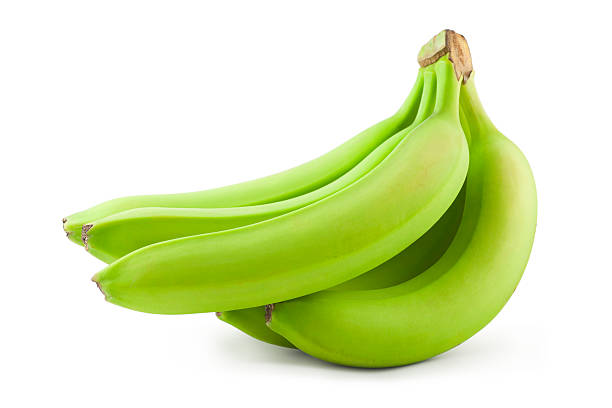
#> input picture raw_banana.jpg, 612 x 408 px, found by its file name
$ jupyter execute original_fruit_detection.ipynb
#> lines starting #> are read from the running program, lines starting #| are printed output that depends on the picture; after the words box and inside, x2 and y2 are one past the last pixel; in counts of white or black regions, pixels touching at a corner belong together
[cell 1]
from __future__ import division
import cv2
import numpy as np

# Create kernels for morphological operations
kernelOpen = np.ones((5, 5), np.uint8)
kernelClose = np.ones((20, 20), np.uint8)

# Set the path to your image here
image_path = 'raw_banana.jpg'

# Load the image
image = cv2.imread(image_path)
#> image is the input picture: shape (408, 612, 3); mean B, G, R 185.1, 233, 220.4
if image is None:
    raise ValueError("Image not found or unable to read.")

# Convert BGR to HSV
hsv = cv2.cvtColor(image, cv2.COLOR_BGR2HSV)
#> hsv: shape (408, 612, 3); mean H, S, V 15.3, 66.1, 233.2

# Define color ranges and create masks
masks = {
    'red1': cv2.inRange(hsv, np.array([0, 50, 50]), np.array([10, 255, 255])),
    'red2': cv2.inRange(hsv, np.array([170, 50, 50]), np.array([180, 255, 255])),
    'green': cv2.inRange(hsv, np.array([40, 40, 40]), np.array([70, 255, 255])),
    'yellow': cv2.inRange(hsv, np.array([20, 50, 50]), np.array([30, 255, 255]))
}
masks['red'] = masks['red1'] + masks['red2']

# Calculate color percentages
total_pixels = hsv.size / 3  # Number of pixels per channel
#> total_pixels = 249696
color_counts = {color: np.sum(mask == 255) for color, mask in masks.items()}
#> color_counts = {'red1': 57, 'red2': 13, 'green': 19164, 'yellow': 751, 'red': 70}
color_percents = {color: count / total_pixels * 100 for color, count in color_counts.items()}
#> color_percents = {'red1': 0.0228, 'red2': 0.00521, 'green': 7.67, 'yellow': 0.301, 'red': 0.028}

# Determine ripeness based on dominant color proportion
ripeness = "Unknown"

# Find the dominant color by finding the maximum percentage
dominant_color = max(color_percents, key=color_percents.get)
#> dominant_color = 'green'

if dominant_color == 'green':
    ripeness = "Low Ripeness"
elif dominant_color == 'yellow':
    ripeness = "Medium Ripeness"
elif dominant_color == 'red':
    ripeness = "High Ripeness"

# Print color percentages and ripeness in the console
print(f"Ripeness: {ripeness}")
print(f"Red: {color_percents['red']:.2f}%")
#| Red: 0.03%
print(f"Green: {color_percents['green']:.2f}%")
#| Green: 7.67%
print(f"Yellow: {color_percents['yellow']:.2f}%")
#| Yellow: 0.30%

# Find the largest contour in the combined mask
total_mask = sum(masks.values())
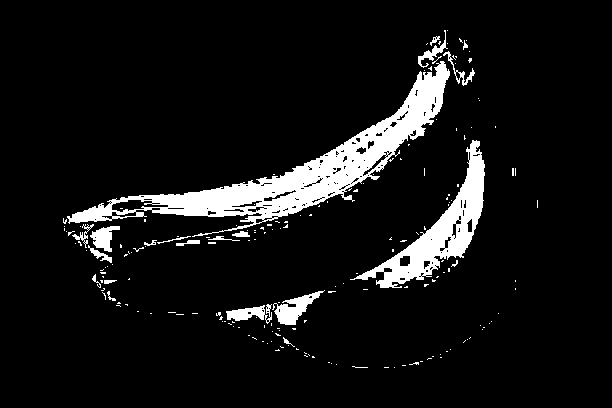
#> total_mask: shape (408, 612); min 0, max 255, mean 20.4
contours, _ = cv2.findContours(total_mask, cv2.RETR_EXTERNAL, cv2.CHAIN_APPROX_SIMPLE)
#> contours = 189 contours, 175 with area under 20; largest, box (x1, y1, x2, y2) and area: (67, 61, 450, 237) 12341, (350, 140, 485, 288) 4912, (272, 290, 325, 325) 642, (226, 304, 272, 324) 386, (90, 226, 120, 252) 354
if contours:
    largest_contour = max(contours, key=cv2.contourArea)
#> largest_contour = contour of 656 points, box (x1, y1, x2, y2) (67, 61, 450, 237), area 12341
    x, y, w, h = cv2.boundingRect(largest_contour)
#> x = 67; y = 61; w = 383; h = 176
    cv2.rectangle(image, (x, y), (x + w, y + h), (0, 255, 0), 2)
    cv2.putText(image, ripeness, (x, y - 10), cv2.FONT_HERSHEY_SIMPLEX, 0.8, (0, 255, 0), 2, cv2.LINE_AA)
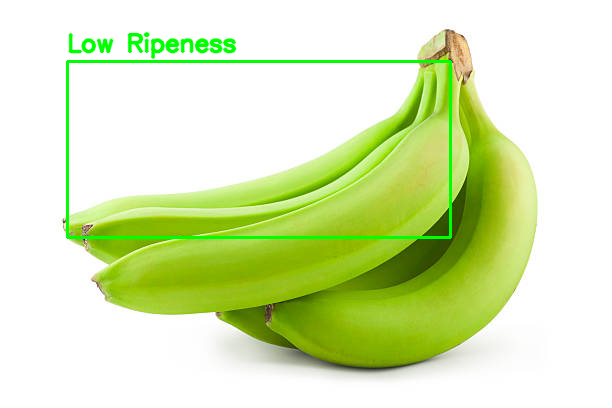
#> image: shape (408, 612, 3); mean B, G, R 181.7, 233.5, 216.3

# Show the result
cv2.imshow('Image with Ripeness', image)

# Wait for the ESC key
while True:
    if cv2.waitKey(5) == 27:  # ESC key
#> (key Esc is pressed here)
        break

# Clean up
cv2.destroyAllWindows()

$ run again, with raw_apple.jpg copied over raw_banana.jpg
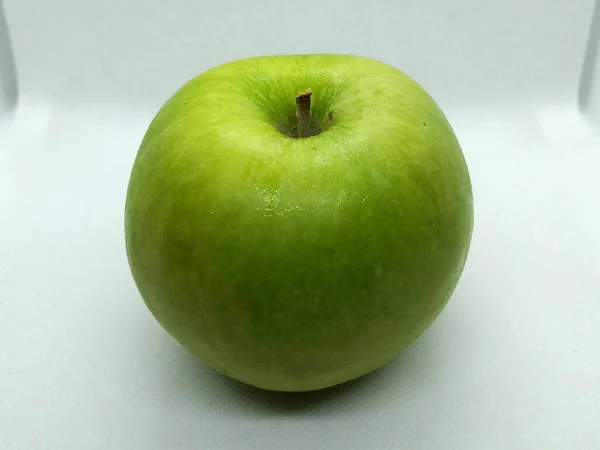
#> input picture raw_apple.jpg, 600 x 450 px, found by its file name
#> image is the input picture: shape (450, 600, 3); mean B, G, R 146, 183.9, 168.6
#> hsv: shape (450, 600, 3); mean H, S, V 60.9, 79.8, 184
#> color_counts = {'red1': 0, 'red2': 0, 'green': 9992, 'yellow': 282, 'red': 0}
#> color_percents = {'red1': 0, 'red2': 0, 'green': 3.7, 'yellow': 0.104, 'red': 0}
#> dominant_color = 'green'
#| Red: 0.00%
#| Green: 3.70%
#| Yellow: 0.10%
#> `total_mask = sum(masks.values())`:
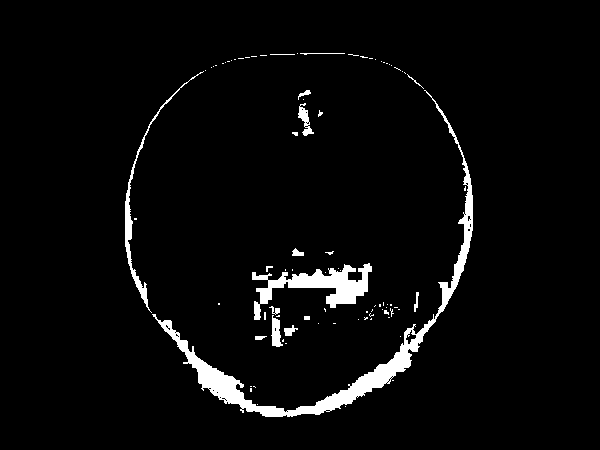
#> total_mask: shape (450, 600); 3.8% white; 86 white regions (70 under 20 px)
#> contours = 86 contours, 75 with area under 20; largest, box (x1, y1, x2, y2) and area: (152, 90, 473, 417) 5235, (252, 263, 372, 320) 2083, (125, 71, 204, 313) 624, (271, 315, 283, 347) 197, (298, 103, 314, 136) 174
#> largest_contour = contour of 702 points, box (x1, y1, x2, y2) (152, 90, 473, 417), area 5235
#> x = 152; y = 90; w = 321; h = 327
#> `cv2.putText(image, ripeness, (x, y - 10), cv2.FONT_HERSHEY_SIMPLEX, 0...`:
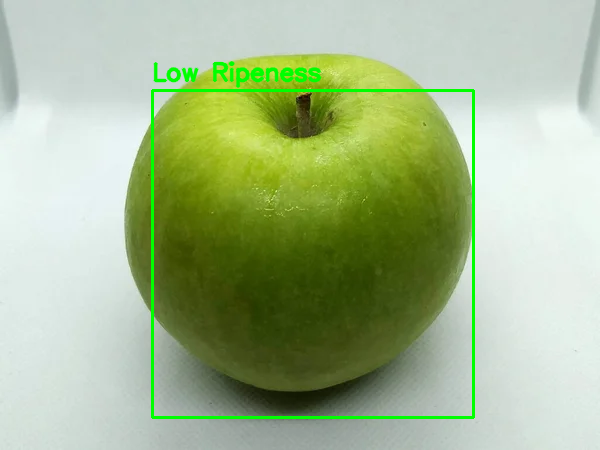
#> image: shape (450, 600, 3); mean B, G, R 143.5, 185.2, 165.2

$ run again, with ripe_mango.jpg copied over raw_banana.jpg
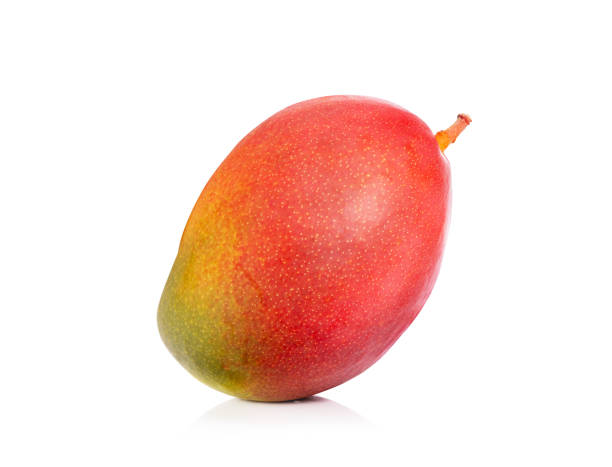
#> input picture ripe_mango.jpg, 612 x 467 px, found by its file name
#> image is the input picture: shape (467, 612, 3); mean B, G, R 210.4, 218.1, 247.6
#> hsv: shape (467, 612, 3); mean H, S, V 7.9, 42.7, 247.7
#> color_counts = {'red1': 46247, 'red2': 6296, 'green': 0, 'yellow': 6775, 'red': 52543}
#> color_percents = {'red1': 16.18, 'red2': 2.2, 'green': 0, 'yellow': 2.37, 'red': 18.38}
#> dominant_color = 'red'
#| Red: 18.38%
#| Green: 0.00%
#| Yellow: 2.37%
#> `total_mask = sum(masks.values())`:
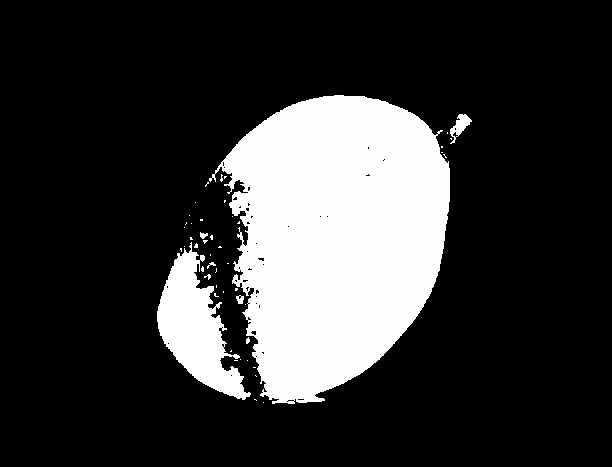
#> total_mask: shape (467, 612); min 0, max 255, mean 52.7
#> contours = 49 contours, 44 with area under 20; largest, box (x1, y1, x2, y2) and area: (209, 95, 450, 404) 51680, (157, 242, 251, 400) 6302, (450, 114, 472, 144) 249, (236, 295, 244, 304) 40, (200, 232, 208, 239) 24
#> largest_contour = contour of 655 points, box (x1, y1, x2, y2) (209, 95, 450, 404), area 51680
#> x = 209; y = 95; w = 241; h = 309
#> `cv2.putText(image, ripeness, (x, y - 10), cv2.FONT_HERSHEY_SIMPLEX, 0...`:
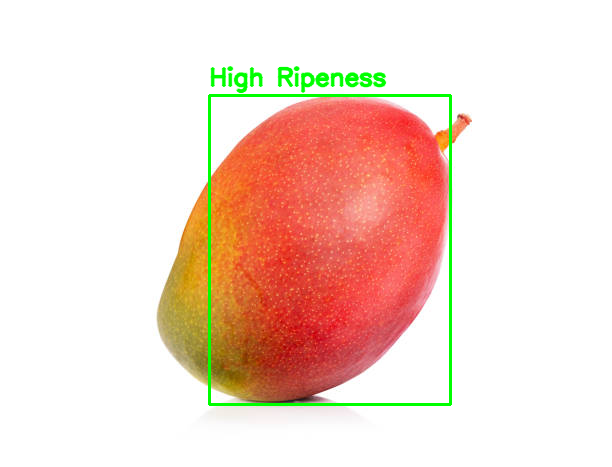
#> image: shape (467, 612, 3); mean B, G, R 206.7, 218.5, 243.4
